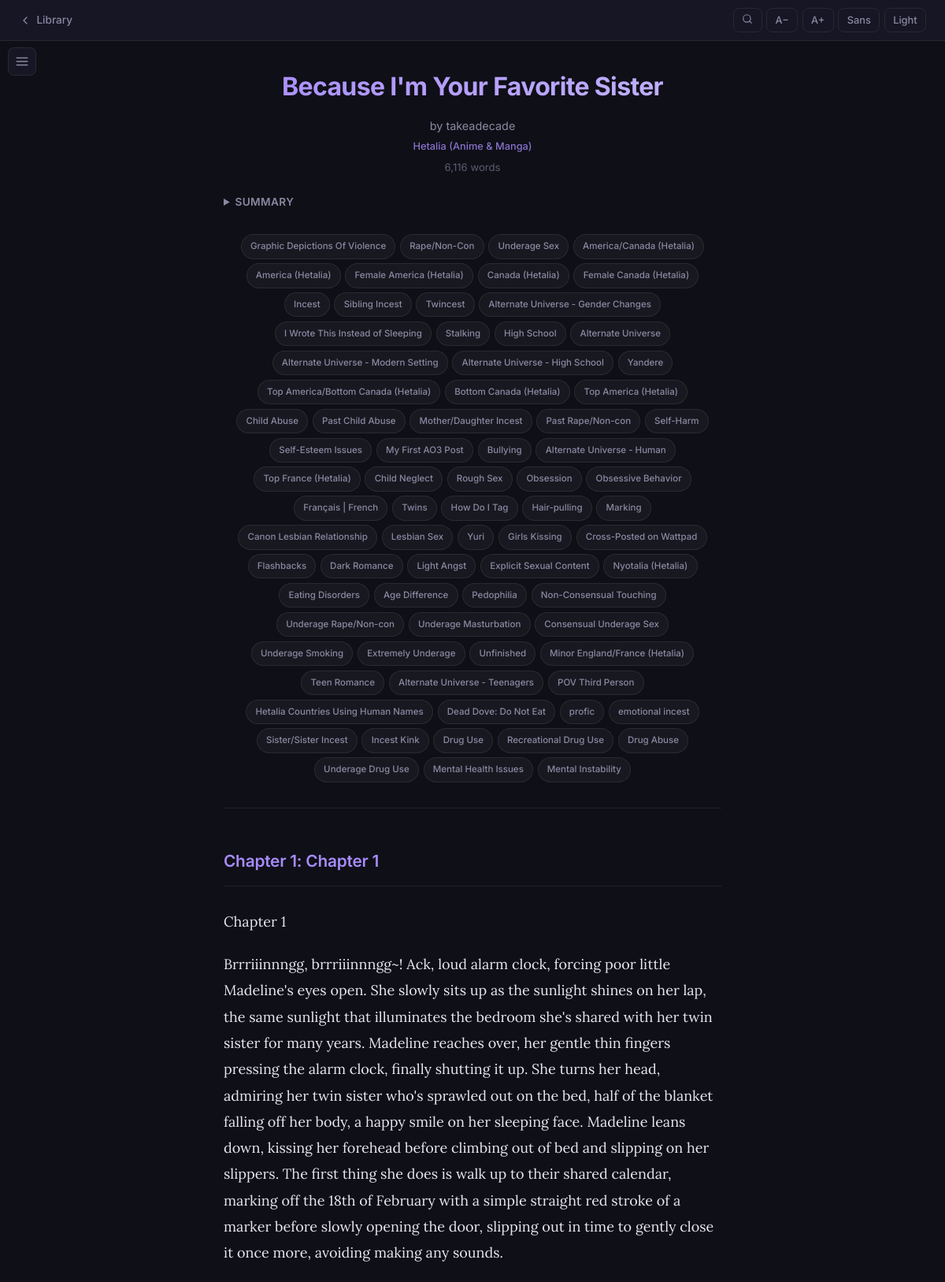
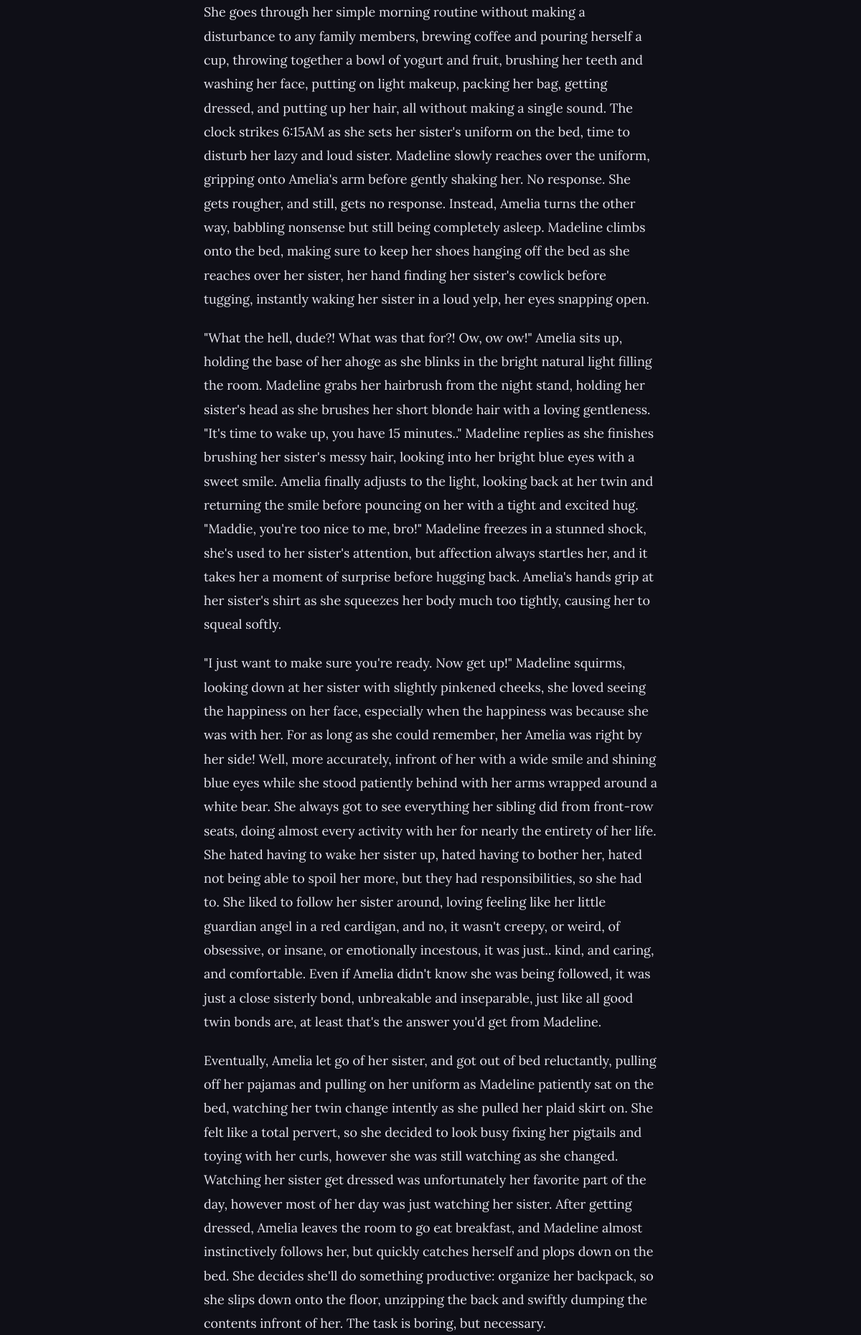
Page /read/2 (upper part) on the committed database (2 pictures, top to bottom).
### tables this page shows
CREATE TABLE works (
            id INTEGER PRIMARY KEY,
            ao3_id TEXT UNIQUE NOT NULL,
            url TEXT NOT NULL,
            title TEXT NOT NULL,
            author TEXT NOT NULL,
            summary TEXT DEFAULT '',
            fandom TEXT DEFAULT '',
            tags TEXT DEFAULT '[]',
            rating TEXT DEFAULT '',
            total_chapters TEXT DEFAULT '?/?',
            last_updated TEXT DEFAULT '',
            added_at TIMESTAMP DEFAULT CURRENT_TIMESTAMP,
            last_checked TIMESTAMP DEFAULT CURRENT_TIMESTAMP
        , word_count INTEGER DEFAULT 0);

CREATE TABLE chapters (
            id INTEGER PRIMARY KEY,
            work_id INTEGER NOT NULL,
            chapter_index INTEGER NOT NULL,
            title TEXT DEFAULT '',
            content TEXT NOT NULL,
            FOREIGN KEY (work_id) REFERENCES works(id) ON DELETE CASCADE,
            UNIQUE(work_id, chapter_index)
        );

### app.py (the view)
@app.get("/read/{work_id}", response_class=HTMLResponse)
async def read_work(request: Request, work_id: int):
    work = db.get_work(work_id)
    if not work:
        raise HTTPException(404, "Work not found")
    chapters = db.get_chapters(work_id)
    progress = db.get_progress(work_id)
    return templates.TemplateResponse(request, "reader.html", {
        "work": work, "chapters": chapters, "progress": progress,
    })

### templates/reader.html (shortened to what this page needs)
<!DOCTYPE html>
<html lang="en">
<head>
    <link rel="stylesheet" href="/static/style.css">
</head>
<body class="reader-body">
    <nav class="reader-nav">
        <a href="/" class="back-link">
            <svg width="16" height="16" viewBox="0 0 24 24" fill="none" stroke="currentColor" stroke-width="2" stroke-linecap="round" stroke-linejoin="round"><polyline points="15 18 9 12 15 6"/></svg>
            Library
        </a>
        <div class="reader-controls">
            <button onclick="toggleSearch()" title="Search in text (Ctrl+F)" id="search-toggle-btn">
                <svg width="14" height="14" viewBox="0 0 24 24" fill="none" stroke="currentColor" stroke-width="2" stroke-linecap="round" stroke-linejoin="round"><circle cx="11" cy="11" r="8"/><line x1="21" y1="21" x2="16.65" y2="16.65"/></svg>
            </button>
            <button onclick="adjustFont(-1)" title="Smaller text">A&minus;</button>
            <button onclick="adjustFont(1)" title="Larger text">A+</button>
            <button onclick="toggleSerif()" title="Toggle font" id="font-btn">Serif</button>
            <button onclick="toggleTheme()" title="Toggle dark/light" id="theme-btn">Light</button>
        </div>
    </nav>
    <button class="sidebar-toggle" id="sidebar-toggle" onclick="toggleSidebar()" title="Chapters">
        <svg width="18" height="18" viewBox="0 0 24 24" fill="none" stroke="currentColor" stroke-width="2" stroke-linecap="round" stroke-linejoin="round"><line x1="3" y1="12" x2="21" y2="12"/><line x1="3" y1="6" x2="21" y2="6"/><line x1="3" y1="18" x2="21" y2="18"/></svg>
    </button>
    <main class="reader-content" id="reader-content">
        <div class="work-header">
            <h1>{{ work.title }}</h1>
            <p class="work-author">by {{ work.author }}</p>
            <p class="work-fandom">{{ work.fandom }}</p>
            {% if work.word_count %}
            <p class="work-wordcount">{{ "{:,}".format(work.word_count) }} words</p>
            {% endif %}
            {% if work.summary %}
            <details class="work-summary-details">
                <summary>Summary</summary>
            </details>
            {% endif %}
            {% if work.tags %}
            <div class="work-tags-reader">
                {% for tag in work.tags %}
                <span class="tag">{{ tag }}</span>
                {% endfor %}
            </div>
            {% endif %}
        </div>
        {% for ch in chapters %}
        <article class="chapter" id="chapter-{{ ch.chapter_index }}" data-index="{{ ch.chapter_index }}">
            <h2 class="chapter-heading">
                {% if chapters | length > 1 %}
                Chapter {{ ch.chapter_index + 1 }}{% if ch.title %}: {{ ch.title }}{% endif %}
                {% endif %}
            </h2>
            <div class="chapter-text">
                {{ ch.content | safe }}
        </article>
        {% endfor %}
</body>
</html>

### static/style.css (style rules this page uses)
*, *::before, *::after { box-sizing: border-box; margin: 0; padding: 0; }
:root { --bg: #0f0f17; --bg2: #161624; --bg3: #1e1e32; --card: rgba(255, 255, 255, 0.04); --card-hover: rgba(255, 255, 255, 0.07); --card-border: rgba(255, 255, 255, 0.08); --accent: #a78bfa; --accent2: #c4b5fd; --accent-glow: rgba(167, 139, 250, 0.15); --accent-dim: rgba(167, 139, 250, 0.08); --text: #e8e6f0; --text2: #8b88a2; --text3: #5c5a6e; --success: #6ee7b7; --success-bg: rgba(110, 231, 183, 0.1); --error: #fca5a5; --error-bg: rgba(252, 165, 165, 0.1); --warning: #fcd34d; --radius: 14px; --radius-sm: 8px; --shadow: 0 4px 24px rgba(0, 0, 0, 0.2); --shadow-lg: 0 12px 40px rgba(0, 0, 0, 0.35); --font: 'Inter', -apple-system, system-ui, sans-serif; --font-reading: 'Lora', 'Georgia', serif; --transition: 0.2s cubic-bezier(0.4, 0, 0.2, 1); }
body { font-family: var(--font); background: var(--bg); color: var(--text); line-height: 1.6; min-height: 100vh; -webkit-font-smoothing: antialiased; -moz-osx-font-smoothing: grayscale; }
.work-author { color: var(--text2); font-size: 0.85rem; font-weight: 400; }
.work-fandom { color: var(--accent); font-size: 0.8rem; font-weight: 500; opacity: 0.8; }
.reader-body { background: var(--bg); }
.reader-nav { position: fixed; top: 0; left: 0; right: 0; display: flex; justify-content: space-between; align-items: center; padding: 0 1.5rem; height: 52px; background: var(--bg2); border-bottom: 1px solid var(--card-border); backdrop-filter: blur(16px); z-index: 100; }
.back-link { color: var(--text2); text-decoration: none; font-weight: 500; font-size: 0.85rem; display: flex; align-items: center; gap: 0.4rem; transition: color var(--transition); }
.back-link svg { width: 16px; height: 16px; }
.reader-controls { display: flex; gap: 0.35rem; }
.reader-controls button { padding: 0.35rem 0.65rem; background: transparent; border: 1px solid var(--card-border); color: var(--text2); border-radius: var(--radius-sm); cursor: pointer; font-size: 0.8rem; font-weight: 500; font-family: var(--font); transition: all var(--transition); }
.sidebar-toggle { position: fixed; top: 60px; left: 10px; z-index: 150; background: var(--bg2); border: 1px solid var(--card-border); color: var(--text2); font-size: 1.1rem; width: 36px; height: 36px; display: flex; align-items: center; justify-content: center; border-radius: var(--radius-sm); cursor: pointer; transition: all var(--transition); backdrop-filter: blur(12px); }
.reader-content { max-width: 680px; margin: 0 auto; padding: 5rem 1.5rem 4rem; font-family: var(--font-reading); font-size: 18px; line-height: 1.85; }
.work-header { margin-bottom: 3rem; padding-bottom: 2rem; border-bottom: 1px solid var(--card-border); text-align: center; }
.work-header h1 { font-family: var(--font); font-size: 2rem; font-weight: 700; margin-bottom: 0.5rem; letter-spacing: -0.02em; background: linear-gradient(135deg, var(--accent), var(--accent2)); -webkit-background-clip: text; -webkit-text-fill-color: transparent; background-clip: text; }
.work-header .work-author { font-family: var(--font); font-size: 0.9rem; }
.work-header .work-fandom { font-family: var(--font); }
.work-summary-details { margin-top: 1.25rem; text-align: left; }
.work-summary-details summary { cursor: pointer; color: var(--text2); font-family: var(--font); font-weight: 600; font-size: 0.85rem; letter-spacing: 0.03em; text-transform: uppercase; margin-bottom: 0.5rem; }
.work-tags-reader { display: flex; flex-wrap: wrap; gap: 0.35rem; justify-content: center; margin-top: 1.25rem; }
.tag { background: var(--card); color: var(--text2); padding: 0.25rem 0.7rem; border-radius: 20px; font-size: 0.72rem; font-family: var(--font); font-weight: 500; border: 1px solid var(--card-border); transition: all var(--transition); }
.chapter { margin-bottom: 3.5rem; }
.chapter-heading { font-family: var(--font); font-size: 1.3rem; font-weight: 600; color: var(--accent); margin-bottom: 1.75rem; padding-bottom: 0.75rem; border-bottom: 1px solid var(--card-border); letter-spacing: -0.01em; }
.chapter-text { color: var(--text); }
.chapter-text p { margin-bottom: 1.15em; }
.work-wordcount { color: var(--text3); font-size: 0.82rem; font-family: var(--font); margin-top: 0.15rem; }

### rows in the picture
works: title "Because I'm Your Favorite Sister", author "takeadecade", fandom "Hetalia (Anime & Manga)", word_count "6,116"
chapters: ch.chapter_index+1 "1", title "Chapter 1", content "Chapter 1 Brrriiinnngg, brrriiinnngg~! Ack, loud alarm clock, forcing poor little Madeline's eyes open. She slowly sits up as the sunlight shines on her lap, the same sunlight that illuminates the bedroom she's shared with her twin sister for many years. Madeline reaches over, her gentle thin fingers pressing the alarm clock, finally shutting it up. She turns her head, admiring her twin sister who's sprawled out on the bed, half of the blanket falling off her body, a happy smile on her sleeping face. Madeline leans down, kissing her forehead before climbing out of bed and slipping on her slippers. The first thing she does is walk up to their shared calendar, marking off the 18th of February…"

### other values in the picture
{{ tag }} "Graphic Depictions Of Violence" "Rape/Non-Con" "Underage Sex" "America/Canada (Hetalia)" "America (Hetalia)" "Female America (Hetalia)" "Canada (Hetalia)" "Female Canada (Hetalia)" "Incest" "Sibling Incest" "Twincest" "Alternate Universe - Gender Changes" "I Wrote This Instead of Sleeping" "Stalking" "High School" "Alternate Universe" "Alternate Universe - Modern Setting" "Alternate Universe - High School" "Yandere" "Top America/Bottom Canada (Hetalia)" "Bottom Canada (Hetalia)" "Top America (Hetalia)" "Child Abuse" "Past Child Abuse" "Mother/Daughter Incest" "Past Rape/Non-con" "Self-Harm" "Self-Esteem Issues" "My First AO3 Post" "Bullying" "Alternate Universe - Human" "Top France (Hetalia)" "Child Neglect" "Rough Sex" "Obsession" "Obsessive Behavior" "Français | French" "Twins" "How Do I Tag" "Hair-pulling" "Marking" "Canon Lesbian Relationship" "Lesbian Sex" "Yuri" "Girls Kissing" "Cross-Posted on Wattpad" "Flashbacks" "Dark Romance" "Light Angst" "Explicit Sexual Content" "Nyotalia (Hetalia)" "Eating Disorders" "Age Difference" "Pedophilia" "Non-Consensual Touching" "Underage Rape/Non-con" "Underage Masturbation" "Consensual Underage Sex" "Underage Smoking" "Extremely Underage" "Unfinished" "Minor England/France (Hetalia)" "Teen Romance" "Alternate Universe - Teenagers" "POV Third Person" "Hetalia Countries Using Human Names" "Dead Dove: Do Not Eat" "profic" "emotional incest" "Sister/Sister Incest" "Incest Kink" "Drug Use" "Recreational Drug Use" "Drug Abuse" "Underage Drug Use" "Mental Health Issues" "Mental Instability"
